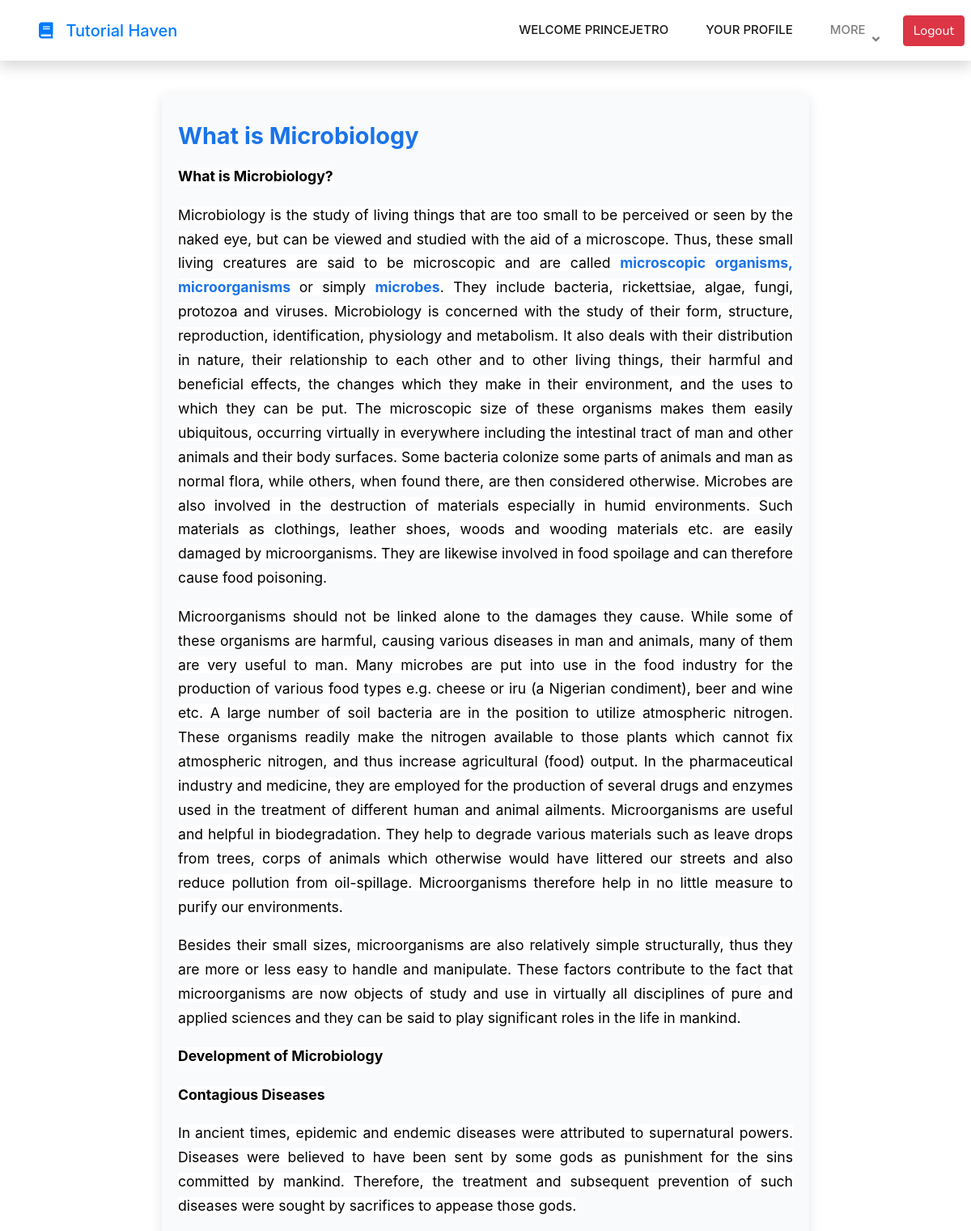
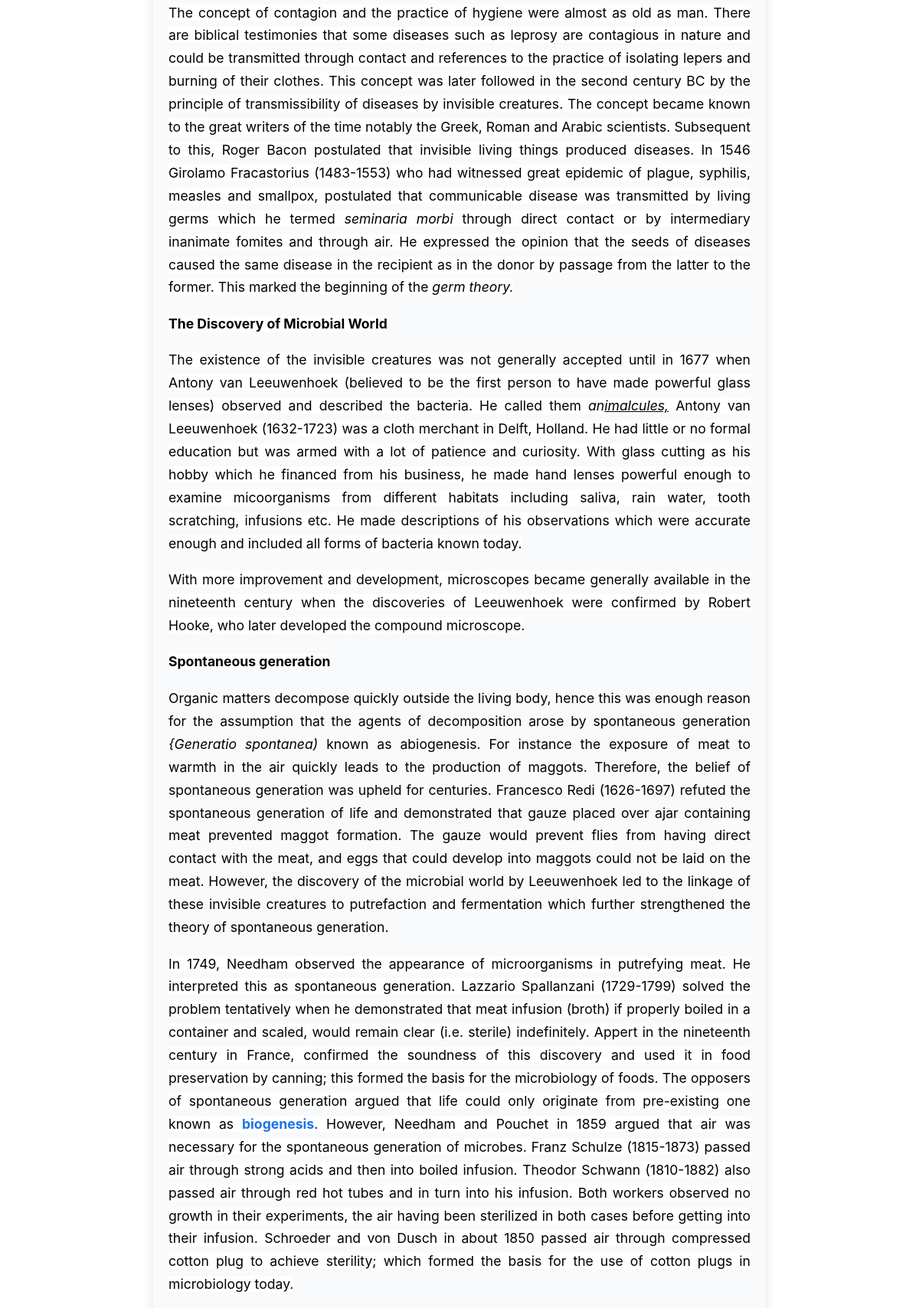
The page /courses/What is Microbiology/topic (signed in, upper part) on the database its author committed (2 pictures, top to bottom).
### main/models.py (models this page shows, shortened)
class Topic(models.Model):
    name = models.CharField(max_length=255)
    description = models.TextField(blank=True)
    content = RichTextField(blank=True)
    course = models.ForeignKey(Course, on_delete=models.CASCADE, related_name='topics')

### main/views.py (the view)
# urls.py: path('courses/<str:topic_name>/topic', views.topic_detail, name='topic_detail'),
@login_required
def topic_detail(request, topic_name):
    topic = get_object_or_404(Topic, name=topic_name)
    return render(request, 'topic_detail.html', {'topic': topic})

### templates/topic_detail.html (shortened to what this page needs)
{% load static %}
<!DOCTYPE html>
<html lang="en">
<head>
    <link href="https://cdnjs.cloudflare.com/ajax/libs/font-awesome/5.10.0/css/all.min.css" rel="stylesheet">
    <link href="https://cdn.jsdelivr.net/npm/bootstrap-icons@1.4.1/font/bootstrap-icons.css" rel="stylesheet">
    <link href="{% static 'lib/animate/animate.min.css' %}" rel="stylesheet">
    <link href="{% static 'lib/owlcarousel/assets/owl.carousel.min.css' %}" rel="stylesheet">
    <link href="{% static 'css/bootstrap.min.css' %}" rel="stylesheet">
    <link href="{% static 'css/style.css' %}" rel="stylesheet">
    <link rel="stylesheet" href="https://cdn.jsdelivr.net/npm/bootstrap@4.0.0/dist/css/bootstrap.min.css">
</head>
<body>
  <nav class="navbar navbar-expand-lg bg-white navbar-light shadow sticky-top p-0">
    <a href="{% url 'home' %}" class="navbar-brand d-flex align-items-center px-4 px-sm-5">
        <h5 class="m-0 text-primary"><i class="fa fa-book me-3"></i>Tutorial Haven</h5>
    </a>
    <div class="collapse navbar-collapse" id="navbarCollapse">
        <div class="navbar-nav ms-auto p-4 p-lg-0">
          {% if request.user.is_authenticated %}
          <a href="{% url 'myprofile' %}" class="nav-item nav-link active">Welcome {{request.user.username}}</a>
          <a href="{% url 'myprofile' %}" class="nav-item nav-link active">Your Profile</a>
          {% else %}
          <a href="{% url 'login'  %}" class="nav-item nav-link active">Login</a>
          {% endif %}
          {% if request.user.is_authenticated %}
          <div class="nav-item dropdown" >
              <a href="#" class="nav-link dropdown-toggle" data-bs-toggle="dropdown">More</a>
          </div>
          <form method="POST" action="{% url 'logout' %}" class="mr-2" style="display:flex; justify-content:center; align-items:center;height:auto;">
            <button type="submit" class="btn btn-danger m-auto">Logout</button>
        </form>
          {% endif %}
        </div>
    </div>
</nav>
<div class="content-container">
    <h2 class="mt-3">{{ topic.name }}</h2>
    <div id="topic-content">{{ topic.content|safe }}</div>
</div>
</body>
</html>

### static/css/style.css (style rules this page uses)
:root { --primary: #06BBCC; --light: #F0FBFC; --dark: #181d38; }
.btn { font-family: 'Nunito', sans-serif; font-weight: 600; transition: .5s; }
.navbar .dropdown-toggle::after { border: none; content: "\f107"; font-family: "Font Awesome 5 Free"; font-weight: 900; vertical-align: middle; margin-left: 8px; }
.navbar-light .navbar-nav .nav-link { margin-right: 30px; padding: 25px 0; color: #FFFFFF; font-size: 15px; text-transform: uppercase; outline: none; }
.navbar-light .navbar-nav .nav-link:hover, .navbar-light .navbar-nav .nav-link.active { color: var(--primary); }
.navbar-light .navbar-brand, .navbar-light a.btn { height: 75px; }
.navbar-light .navbar-nav .nav-link { color: var(--dark); font-weight: 500; }
.navbar-light.sticky-top { top: -100px; transition: .5s; }

### templates/topic_detail.html (style rules this page uses)
.content-container { max-width: 800px; margin: 40px auto; padding: 20px; background-color: #f9fafb; box-shadow: 0px 4px 15px rgba(0, 0, 0, 0.1); border-radius: 8px; line-height: 1.7; color: #333; }
.content-container h1, .content-container h2, .content-container h3 { color: #1a73e8; margin-top: 1.5em; margin-bottom: 0.5em; }
.content-container h2 { font-size: 1.8em; font-weight: bold; }
.content-container p { font-size: 1.1em; color: #4a4a4a; margin: 1em 0; text-align: justify; }
.content-container strong { color: #1a73e8; font-weight: bold; }

### rows shown on the page
Topic: name "What is Microbiology", content "What is Microbiology? Microbiology is the study of living things that are too small to be perceived or seen by the naked eye, but can be viewed and studied with the aid of a microscope. Thus, these small living creatures are said to be microscopic and are called microscopic organisms, microorganisms or simply microbes . They include bacteria, rickettsiae, algae, fungi, protozoa and viruses. Microbiology is concerned with the study of their form, structure, reproduction, identification, physiology and metabolism. It also deals with their distribution in nature, their relationship to each other and to other living things, their harmful and beneficial effects, the changes which they make in…"

### other values the page prints
{{ request.user.username }} "PRINCEJETRO"
